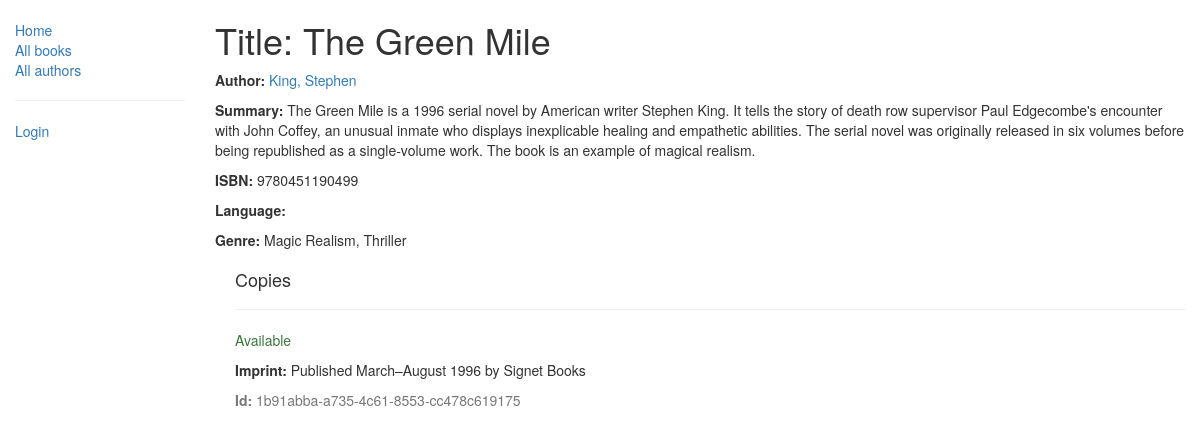
/catalog/book/1, run on the app's committed database.
### catalog/models.py (models this page shows, shortened)
class Book(models.Model):
    title = models.CharField(max_length=200)
    author = models.ForeignKey('Author', on_delete=models.SET_NULL, null=True)
    summary = models.TextField(max_length=1000, help_text="Enter a brief description of the book")
    isbn = models.CharField('ISBN', max_length=13,
                            help_text='13 Character <a href="https://www.isbn-international.org/content/what-isbn">ISBN number</a>')
    genre = models.ManyToManyField(Genre, help_text="Select a genre for this book")
    def display_genre(self):
        """
        Creates a string for the Genre. This is required to display genre in Admin.
        """
        return ', '.join([genre.name for genre in self.genre.all()[:3]])
    display_genre.short_description = 'Genre'

class Author(models.Model):
    first_name = models.CharField(max_length=100)
    last_name = models.CharField(max_length=100)
    date_of_birth = models.DateField(null=True, blank=True)
    date_of_death = models.DateField('Died', null=True, blank=True)
    def __str__(self):
        return '%s, %s' % (self.last_name, self.first_name)

class Genre(models.Model):
    name = models.CharField(max_length=200, help_text="Enter a book genre (e.g. Science Fiction, French Poetry etc.)")
    def __str__(self):
        return self.name

class BookInstance(models.Model):
    id = models.UUIDField(primary_key=True, default=uuid.uuid4,
                          help_text="Unique ID for this particular book across whole library")
    book = models.ForeignKey('Book', on_delete=models.SET_NULL, null=True)
    imprint = models.CharField(max_length=200)
    due_back = models.DateField(null=True, blank=True)
    LOAN_STATUS = (
        ('m', 'Maintenance'),
        ('o', 'On loan'),
        ('a', 'Available'),
        ('r', 'Reserved'),
    )
    status = models.CharField(max_length=1, choices=LOAN_STATUS, blank=True, default='m', help_text='Book availability')
    borrower = models.ForeignKey(User, on_delete=models.SET_NULL, null=True, blank=True)
    class Meta:
        ordering = ["due_back"]
        permissions = (("can_mark_returned", "Set book as returned"),)

### catalog/views.py (the view)
# urls.py: url(r'^book/(?P<pk>\d+)$', views.BookDetailView.as_view(), name='book-detail'),
class BookDetailView(generic.DetailView):
    model = Book

### catalog/templates/catalog/book_detail.html (shortened to what this page needs)
{% extends "base_generic.html" %}
{% block content %}
  <h1>Title: {{ book.title }} </h1>
  <p><strong>Author:</strong> <a href="{% url 'author-detail' book.author.pk %}">{{ book.author }}</a></p>
  <p><strong>Summary:</strong> {{ book.summary }}</p>
  <p><strong>ISBN:</strong> {{ book.isbn }}</p>
  <p><strong>Language:</strong> {{ book.language }}</p>
  <p><strong>Genre:</strong> {% for genre in book.genre.all %} {{ genre }}{% if not forloop.last %}, {% endif %}{% endfor %}</p>
  <div style="margin-left:20px;margin-top:20px">
    <h4>Copies</h4>
    {% for copy in book.bookinstance_set.all %}
    <hr>
    <p class="{% if copy.status == 'a' %}text-success{% elif copy.status == 'd' %}text-danger{% else %}text-warning{% endif %}">{{ copy.get_status_display }}</p>
    <p><strong>Imprint:</strong> {{copy.imprint}}</p>
    <p class="text-muted"><strong>Id:</strong> {{copy.id}}</p>
    {% endfor %}
  </div>
{% endblock %}

### data on the page
Book: title "The Green Mile", author "King, Stephen", summary "The Green Mile is a 1996 serial novel by American writer Stephen King. It tells the story of death row supervisor Paul Edgecombe's encounter with John Coffey, an unusual inmate who displays inexplicable healing and empathetic abilities. The serial novel was originally released in six volumes before being republished as a single-volume work. The book is an example of magical realism.", isbn "9780451190499"
Genre: name "Magic Realism"
Genre: name "Thriller"
BookInstance: status "Available", imprint "Published March–August 1996 by Signet Books", id "1b91abba-a735-4c61-8553-cc478c619175"
